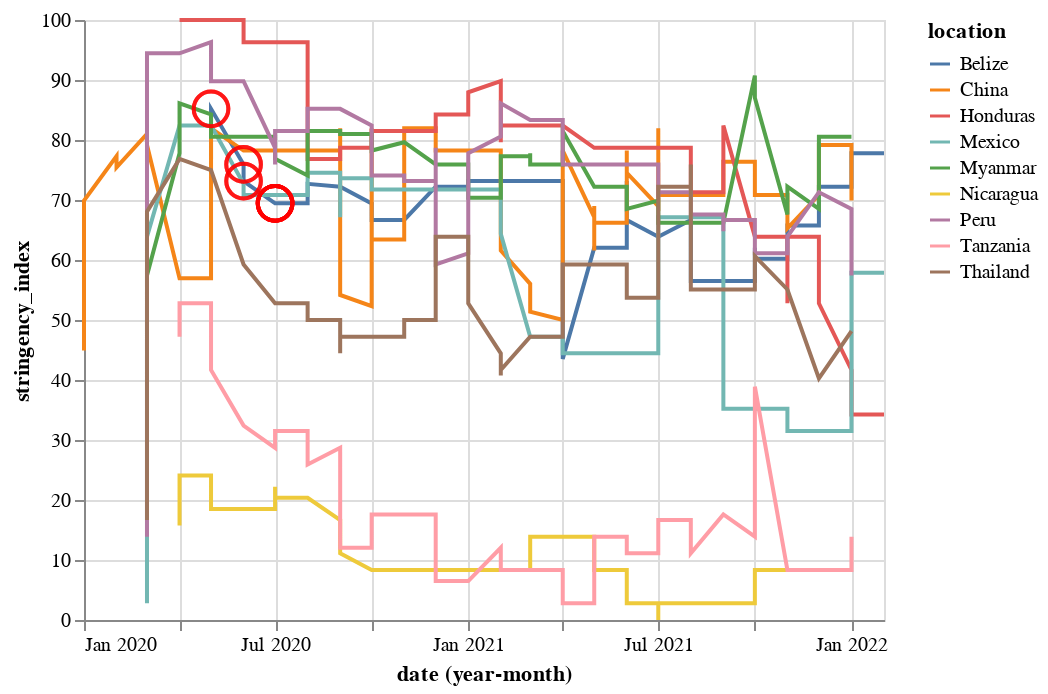

Notebook cell for this chart:
### Code cell
line= alt.Chart(covid_selected_countries).mark_line().encode(
      x= 'yearmonth(date):T',
      y= 'stringency_index' ,
    color='location'
)

callout = alt.Chart(covid_selected_countries[7:20]).mark_point(
    color='red', size=300, tooltip="Tooltip text here"
).encode(
      x= 'yearmonth(date):T',
      y= 'stringency_index' ,
)

line + callout

### Figure 1 — Vega-Lite specification as saved in the notebook (floating-point values rounded to 4 significant figures; data arrays with more than 128 entries replaced by an {"elided": "..."} marker saying what was removed)
{"config": {"view": {"continuousWidth": 400, "continuousHeight": 300}}, "layer": [{"data": {"name": "data-dc4ea1df8d2237027afbb605fb670a8e"}, "mark": "line", "encoding": {"color": {"field": "location", "type": "nominal"}, "x": {"field": "date", "timeUnit": "yearmonth", "type": "temporal"}, "y": {"field": "stringency_index", "type": "quantitative"}}}, {"data": {"name": "data-b6b537398827f45422c6ea4799221c6b"}, "mark": {"type": "point", "color": "red", "size": 300, "tooltip": "Tooltip text here"}, "encoding": {"x": {"field": "date", "timeUnit": "yearmonth", "type": "temporal"}, "y": {"field": "stringency_index", "type": "quantitative"}}}], "$schema": "https://vega.github.io/schema/vega-lite/v4.17.0.json", "datasets": {"data-dc4ea1df8d2237027afbb605fb670a8e": {"elided": "1302 records"}, "data-b6b537398827f45422c6ea4799221c6b": [{"continent": "North America", "iso_code": "BLZ", "stringency_index": 85.19, "date": "2020-05-27", "location": "Belize", "population_density": 16.43, "total_cases": 18.0, "new_cases": 0.0, "new_cases_per_million": 0.0, "total_deaths": 2.0, "new_deaths": 0.0, "new_deaths_per_million": 0.0, "stringency_index_1": 0, "stringency_index_2": 0, "stringency_index_3": 0, "stringency_index_4": 0, "stringency_index_5": 0, "stringency_index_6": 0, "stringency_index_7": 0, "stringency_index_8": 0, "stringency_index_9": 1, "stringency_index_10": 1}, {"continent": "North America", "iso_code": "BLZ", "stringency_index": 85.19, "date": "2020-05-30", "location": "Belize", "population_density": 16.43, "total_cases": 18.0, "new_cases": 0.0, "new_cases_per_million": 0.0, "total_deaths": 2.0, "new_deaths": 0.0, "new_deaths_per_million": 0.0, "stringency_index_1": 0, "stringency_index_2": 0, "stringency_index_3": 0, "stringency_index_4": 0, "stringency_index_5": 0, "stringency_index_6": 0, "stringency_index_7": 0, "stringency_index_8": 0, "stringency_index_9": 1, "stringency_index_10": 1}, {"continent": "North America", "iso_code": "BLZ", "stringency_index": 75.93, "date": "2020-06-09", "location": "Belize", "population_density": 16.43, "total_cases": 20.0, "new_cases": 1.0, "new_cases_per_million": 2.47, "total_deaths": 2.0, "new_deaths": 0.0, "new_deaths_per_million": 0.0, "stringency_index_1": 0, "stringency_index_2": 0, "stringency_index_3": 0, "stringency_index_4": 0, "stringency_index_5": 0, "stringency_index_6": 0, "stringency_index_7": 0, "stringency_index_8": 1, "stringency_index_9": 1, "stringency_index_10": 1}, {"continent": "North America", "iso_code": "BLZ", "stringency_index": 75.93, "date": "2020-06-10", "location": "Belize", "population_density": 16.43, "total_cases": 20.0, "new_cases": 0.0, "new_cases_per_million": 0.0, "total_deaths": 2.0, "new_deaths": 0.0, "new_deaths_per_million": 0.0, "stringency_index_1": 0, "stringency_index_2": 0, "stringency_index_3": 0, "stringency_index_4": 0, "stringency_index_5": 0, "stringency_index_6": 0, "stringency_index_7": 0, "stringency_index_8": 1, "stringency_index_9": 1, "stringency_index_10": 1}, {"continent": "North America", "iso_code": "BLZ", "stringency_index": 73.15, "date": "2020-06-19", "location": "Belize", "population_density": 16.43, "total_cases": 22.0, "new_cases": 0.0, "new_cases_per_million": 0.0, "total_deaths": 2.0, "new_deaths": 0.0, "new_deaths_per_million": 0.0, "stringency_index_1": 0, "stringency_index_2": 0, "stringency_index_3": 0, "stringency_index_4": 0, "stringency_index_5": 0, "stringency_index_6": 0, "stringency_index_7": 0, "stringency_index_8": 1, "stringency_index_9": 1, "stringency_index_10": 1}, {"continent": "North America", "iso_code": "BLZ", "stringency_index": 73.15, "date": "2020-06-27", "location": "Belize", "population_density": 16.43, "total_cases": 24.0, "new_cases": 0.0, "new_cases_per_million": 0.0, "total_deaths": 2.0, "new_deaths": 0.0, "new_deaths_per_million": 0.0, "stringency_index_1": 0, "stringency_index_2": 0, "stringency_index_3": 0, "stringency_index_4": 0, "stringency_index_5": 0, "stringency_index_6": 0, "stringency_index_7": 0, "stringency_index_8": 1, "stringency_index_9": 1, "stringency_index_10": 1}, {"continent": "North America", "iso_code": "BLZ", "stringency_index": 69.44, "date": "2020-07-02", "location": "Belize", "population_density": 16.43, "total_cases": 28.0, "new_cases": 0.0, "new_cases_per_million": 0.0, "total_deaths": 2.0, "new_deaths": 0.0, "new_deaths_per_million": 0.0, "stringency_index_1": 0, "stringency_index_2": 0, "stringency_index_3": 0, "stringency_index_4": 0, "stringency_index_5": 0, "stringency_index_6": 0, "stringency_index_7": 1, "stringency_index_8": 1, "stringency_index_9": 1, "stringency_index_10": 1}, {"continent": "North America", "iso_code": "BLZ", "stringency_index": 69.44, "date": "2020-07-03", "location": "Belize", "population_density": 16.43, "total_cases": 30.0, "new_cases": 2.0, "new_cases_per_million": 4.939, "total_deaths": 2.0, "new_deaths": 0.0, "new_deaths_per_million": 0.0, "stringency_index_1": 0, "stringency_index_2": 0, "stringency_index_3": 0, "stringency_index_4": 0, "stringency_index_5": 0, "stringency_index_6": 0, "stringency_index_7": 1, "stringency_index_8": 1, "stringency_index_9": 1, "stringency_index_10": 1}, {"continent": "North America", "iso_code": "BLZ", "stringency_index": 69.44, "date": "2020-07-11", "location": "Belize", "population_density": 16.43, "total_cases": 37.0, "new_cases": 0.0, "new_cases_per_million": 0.0, "total_deaths": 2.0, "new_deaths": 0.0, "new_deaths_per_million": 0.0, "stringency_index_1": 0, "stringency_index_2": 0, "stringency_index_3": 0, "stringency_index_4": 0, "stringency_index_5": 0, "stringency_index_6": 0, "stringency_index_7": 1, "stringency_index_8": 1, "stringency_index_9": 1, "stringency_index_10": 1}, {"continent": "North America", "iso_code": "BLZ", "stringency_index": 69.44, "date": "2020-07-12", "location": "Belize", "population_density": 16.43, "total_cases": 37.0, "new_cases": 0.0, "new_cases_per_million": 0.0, "total_deaths": 2.0, "new_deaths": 0.0, "new_deaths_per_million": 0.0, "stringency_index_1": 0, "stringency_index_2": 0, "stringency_index_3": 0, "stringency_index_4": 0, "stringency_index_5": 0, "stringency_index_6": 0, "stringency_index_7": 1, "stringency_index_8": 1, "stringency_index_9": 1, "stringency_index_10": 1}, {"continent": "North America", "iso_code": "BLZ", "stringency_index": 69.44, "date": "2020-07-20", "location": "Belize", "population_density": 16.43, "total_cases": 40.0, "new_cases": 0.0, "new_cases_per_million": 0.0, "total_deaths": 2.0, "new_deaths": 0.0, "new_deaths_per_million": 0.0, "stringency_index_1": 0, "stringency_index_2": 0, "stringency_index_3": 0, "stringency_index_4": 0, "stringency_index_5": 0, "stringency_index_6": 0, "stringency_index_7": 1, "stringency_index_8": 1, "stringency_index_9": 1, "stringency_index_10": 1}, {"continent": "North America", "iso_code": "BLZ", "stringency_index": 69.44, "date": "2020-07-22", "location": "Belize", "population_density": 16.43, "total_cases": 43.0, "new_cases": 1.0, "new_cases_per_million": 2.47, "total_deaths": 2.0, "new_deaths": 0.0, "new_deaths_per_million": 0.0, "stringency_index_1": 0, "stringency_index_2": 0, "stringency_index_3": 0, "stringency_index_4": 0, "stringency_index_5": 0, "stringency_index_6": 0, "stringency_index_7": 1, "stringency_index_8": 1, "stringency_index_9": 1, "stringency_index_10": 1}, {"continent": "North America", "iso_code": "BLZ", "stringency_index": 69.44, "date": "2020-07-23", "location": "Belize", "population_density": 16.43, "total_cases": 47.0, "new_cases": 4.0, "new_cases_per_million": 9.879, "total_deaths": 2.0, "new_deaths": 0.0, "new_deaths_per_million": 0.0, "stringency_index_1": 0, "stringency_index_2": 0, "stringency_index_3": 0, "stringency_index_4": 0, "stringency_index_5": 0, "stringency_index_6": 0, "stringency_index_7": 1, "stringency_index_8": 1, "stringency_index_9": 1, "stringency_index_10": 1}]}}
